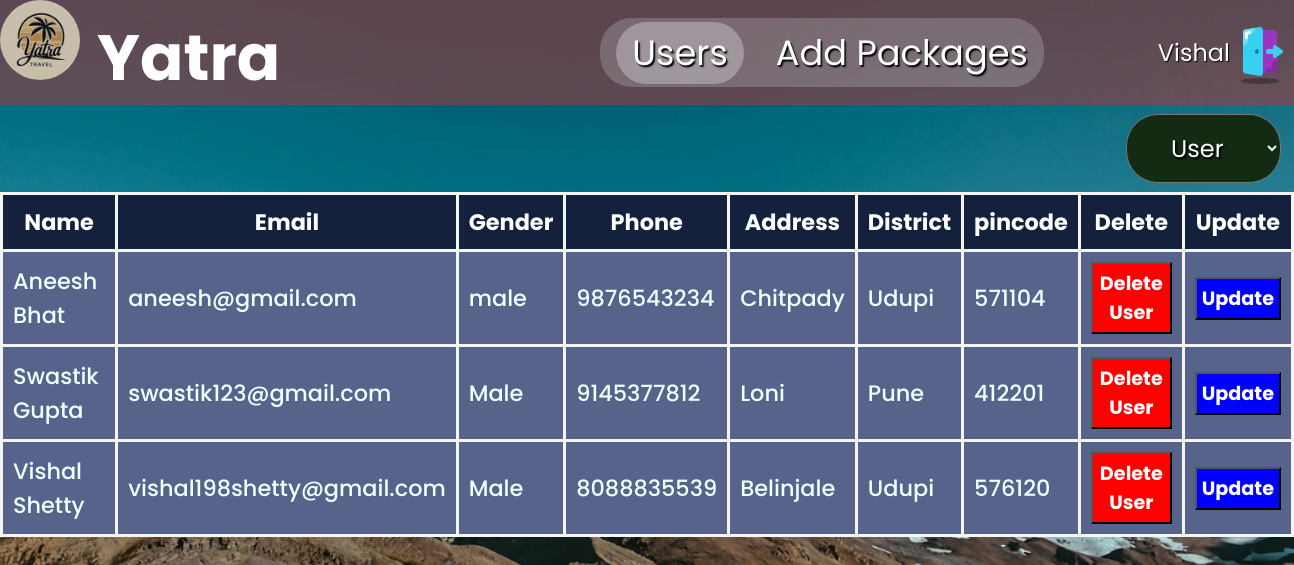
Page /adminusers.php (signed in) on the earlier database version.
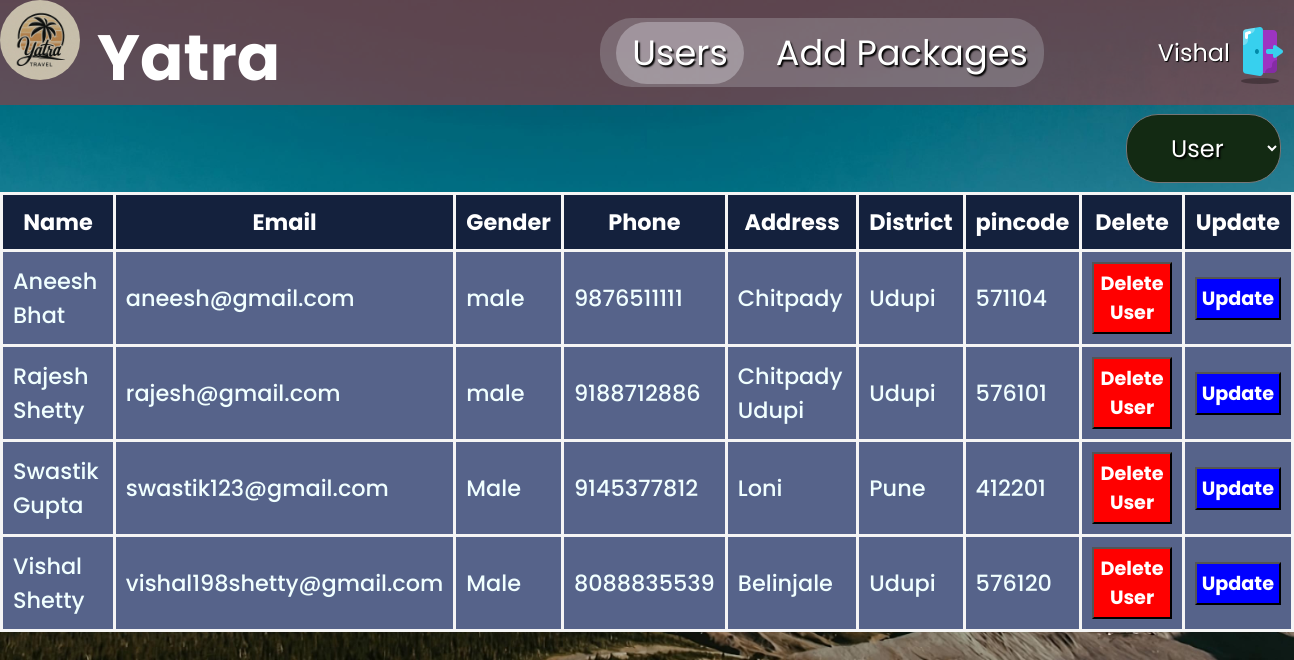
Same page on the later database version.
### tables this page shows
CREATE TABLE `user` (
  `email` varchar(200) NOT NULL,
  `name` text NOT NULL,
  `password` varchar(200) NOT NULL,
  `gender` text NOT NULL,
  `phone` double NOT NULL,
  `address` varchar(200) NOT NULL,
  `district` varchar(200) NOT NULL,
  `pincode` int(6) NOT NULL,
  `status` text NOT NULL DEFAULT 'User'
);

### userdetails.php (the view, shortened to what this page needs)
<!DOCTYPE html>
<html lang="en">
<head>
    <link rel="stylesheet" href="index.css">
</head>
<body><?php
if($_SESSION['status'] == 'admin' or $_SESSION['status'] == 'superadmin')
{
    include "updateuser.php";
echo "
    <table>
        <tr>
        <th>Name</th><th>Email</th><th>Gender</th><th>Phone</th><th>Address</th><th>District</th><th>pincode</th>
    <th>Delete</th><th>Update</th></tr>";
    $query3="Select * from user";
    $res=$con->query($query3);
    if($res->num_rows>=1)
    {
        foreach ($res as $key) {
    echo "
    <tr>
        <td>{$key['name']}</td>
        <td>{$key['email']}</td>
        <td>{$key['gender']}</td>
        <td>{$key['phone']}</td>
        <td>{$key['address']}</td>
        <td>{$key['district']}</td>
        <td>{$key['pincode']}</td>
    <td>
    <form method='post' onsubmit='return confirmsubmission();'>
    <input name='emailToDelete'  type='hidden' value='{$key['email']}'>
    <button class='dlt' name='dltbtn' type='submit'>Delete User</button>
    </form>
    </td>
    <td>
    <form method='post' action=''>
    <input name='emailToUpdate'  type='hidden' value='{$key['email']}'>
    <input class='dlt' id='updte' value='Update' name='updbtn' type='submit'>
    </form>
    </td>
    </tr>";
    }
}
    }
    else{
        echo "<script>alert('You are not permitted to view this');
        window.location.href='index.php'</script>";
    }
?>
    </table>
</body>
</html>

Differences in the rows shown:
changed user "Aneesh Bhat": phone "9876543234" → "9876511111"
added user: name "Rajesh Shetty", email "rajesh@gmail.com", gender "male", phone "9188712886", address "Chitpady Udupi", district "Udupi", pincode "576101"
